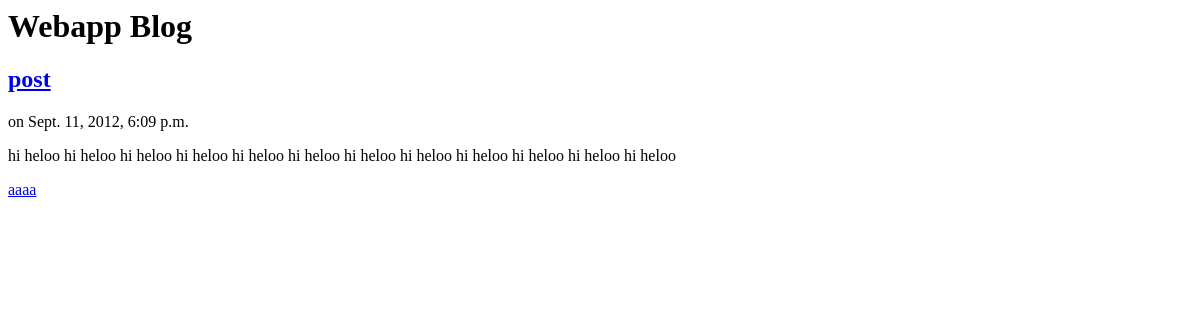
Before: /blog/1/ with the older database file.
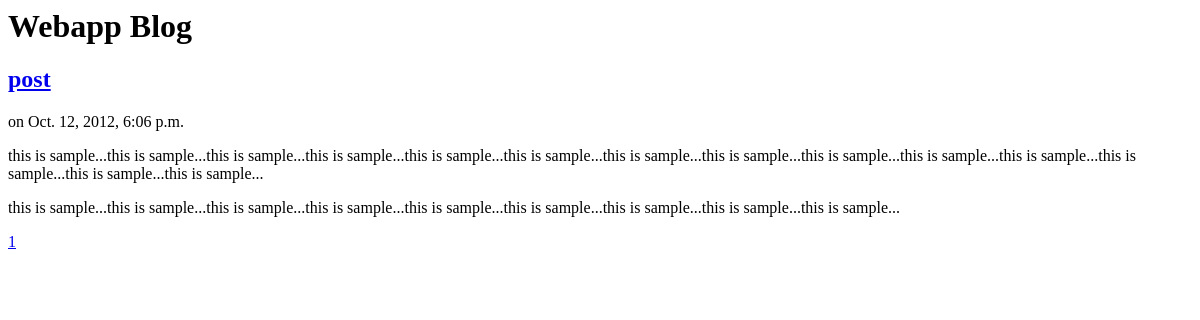
After: the same page with the newer database file.
### blog/models.py (models this page shows, shortened)
class Post(models.Model):
    title = models.CharField(max_length=200)
    body = models.TextField()
    created = models.DateTimeField()
    tags = TaggableManager()

### blog/templates/post.html (shortened to what this page needs)
{% extends "base.html" %}
{% block content %}
    <h2><a href="/blog/{{post.id}}">{{ post.title }}</a></h2>
    <div class="post_meta">
        on {{ post.created }}
    </div>
    <div class="post_body">
        {{ post.body|safe|linebreaks }}
    </div>
    <div class="tags">
        {% for tag in post.tags.all %}
        <a href="/blog/tag/{{tag}}">{{tag}}</a>
        {% endfor %}
    </div>
{% endblock %}

Changed rows visible on the page:
changed Post "post": created "Sept. 11, 2012, 6:09 p.m." → "Oct. 12, 2012, 6:06 p.m."; body "hi heloo hi heloo hi heloo hi heloo hi heloo hi heloo hi heloo hi heloo hi heloo hi heloo hi heloo hi heloo" → "this is sample...this is sample...this is sample...this is sample...this is sample...this is sample...this is sample...this is sample...this is sample...this is sample...this is sample...this is sample...this is sample...this is sample... this is sample...this is sample...this is sample...this is sample...this is sample...this is sample...this is sample...this is sample...this is sample..."
changed Tag: name "aaaa" → "1"
